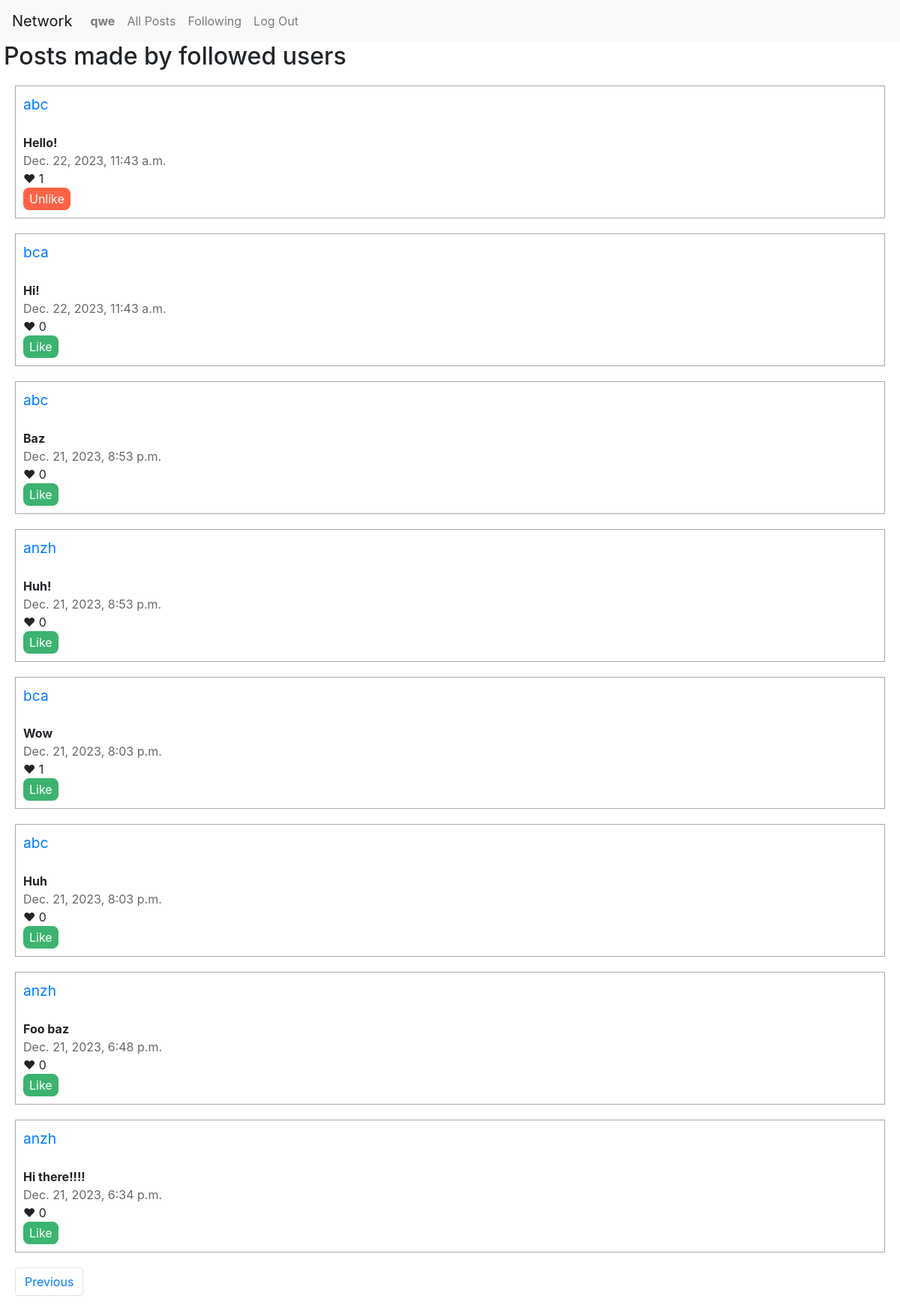
The page /following?page=2 (signed in) on the database its author committed.
### network/models.py (models this page shows, shortened)
class User(AbstractUser):
    pass

class Post(models.Model):
    author = models.ForeignKey(User, on_delete=models.CASCADE, blank=True, null=True, related_name="author")
    content = models.TextField()
    time = models.DateTimeField(db_default=Now())
    likes = models.IntegerField(default=0)

### network/views.py (the view)
# urls.py: path("following", views.following, name="following"),
@login_required
def following(request):
    followed = Followers.objects.filter(follower=request.user)
    users = []
    for fol in followed:
        folld = fol.followed
        users.append(folld)
    posts = Post.objects.filter(author__in=users)
    posts = posts.order_by("-time").all()
    paginator = Paginator(posts, 10)
    page_number = request.GET.get('page')
    page_obj = paginator.get_page(page_number)
    try:
        likes = Like.objects.filter(user=request.user)
        liked_posts = []
        for like in likes:
            liked_posts.append(like.post)
    except:
        liked_posts = []
    return render(request, "network/following.html" , {
        "page_obj": page_obj,
        "liked_posts": liked_posts,
    })

### network/templates/network/following.html (shortened to what this page needs)
{% extends "network/layout.html" %}
{% load static %}
{% block body %}
    <h2 style="padding-left: 5px;">Posts made by followed users</h2>
    {% for post in page_obj %}
        <div id="edit {{post.id}}" style="border-style: solid; border-width: 1px; border-color: darkgrey; padding: 10px; margin: 20px;">
            <span style="font-size: larger;"><a href="{% url 'profile' username=post.author %}">{{ post.author }}</a></span><br/><br/>
            <strong><span id="s {{post.id}}">{{ post.content }}</span></strong><br/>
            <span style="color: dimgray;">{{ post.time }}</span><br/>
            &#10084; <span id="l {{post.id}}">{{ post.likes }}</span><br/>
            {% if user.is_authenticated %}
                {% if post not in liked_posts %}
                    <button id="like {{ post.id }}" onclick="like('{{ post.id }}')" style="display: block; background-color: mediumseagreen; border-radius: 8px; color: white; border: 2px solid mediumseagreen;" value="Like">Like</button>
                {% else %}
                    <button id="unlike {{ post.id }}" onclick="unlike('{{ post.id }}')" style="display: block; background-color: tomato; border-radius: 8px; color: white; border: 2px solid tomato;" value="Unlike">Unlike</button>
                {% endif %}
            {% endif %}
        </div>
    {% endfor %}
<nav aria-label="Page navigation example">
    <ul class="pagination">
        {% if page_obj.has_previous %}
            <li class="page-item" style="padding-left: 20px;"><a class="page-link" href="?page={{ page_obj.previous_page_number }}">Previous</a></li>
        {% endif %}
    </ul>
</nav>
{% endblock %}

### network/templates/network/layout.html (shortened to what this page needs)
{% load static %}
<!DOCTYPE html>
<html lang="en">
    <head>
        <link rel="stylesheet" href="https://stackpath.bootstrapcdn.com/bootstrap/4.4.1/css/bootstrap.min.css">
        <link href="{% static 'network/styles.css' %}" rel="stylesheet">
    </head>
    <body>
        <nav class="navbar navbar-expand-lg navbar-light bg-light">
            <a class="navbar-brand" href="{% url 'index' %}">Network</a>
            <div>
              <ul class="navbar-nav mr-auto">
                {% if user.is_authenticated %}
                    <li class="nav-item">
                        <a class="nav-link" href="{% url 'profile' username=request.user %}"><strong>{{ user.username }}</strong></a>
                    </li>
                {% endif %}
                <li class="nav-item">
                  <a class="nav-link" href="{% url 'index' %}">All Posts</a>
                </li>
                {% if user.is_authenticated %}
                    <li class="nav-item">
                        <a class="nav-link" href="{% url 'following' %}">Following</a>
                    </li>
                    <li class="nav-item">
                        <a class="nav-link" href="{% url 'logout' %}">Log Out</a>
                    </li>
                {% endif %}
              </ul>
            </div>
          </nav>
        <div class="body">
            {% block body %}
            {% endblock %}
        </div>
    </body>
</html>

### rows shown on the page
User: username "qwe"
Post: author "abc", content "Hello!", time "Dec. 22, 2023, 11:43 a.m.", likes "1"
Post: author "bca", content "Hi!", time "Dec. 22, 2023, 11:43 a.m.", likes "0"
Post: author "abc", content "Baz", time "Dec. 21, 2023, 8:53 p.m.", likes "0"
Post: author "anzh", content "Huh!", time "Dec. 21, 2023, 8:53 p.m.", likes "0"
Post: author "bca", content "Wow", time "Dec. 21, 2023, 8:03 p.m.", likes "1"
Post: author "abc", content "Huh", time "Dec. 21, 2023, 8:03 p.m.", likes "0"
Post: author "anzh", content "Foo baz", time "Dec. 21, 2023, 6:48 p.m.", likes "0"
Post: author "anzh", content "Hi there!!!!", time "Dec. 21, 2023, 6:34 p.m.", likes "0"
